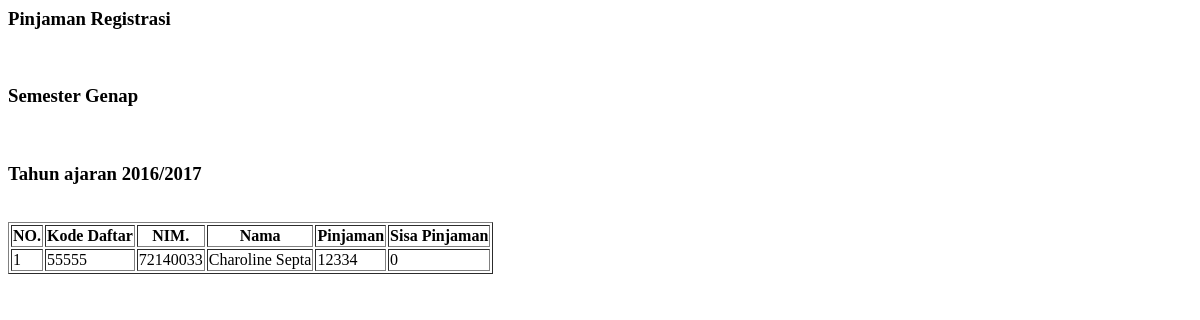
Page /user_admin/data1.php on the earlier database version.
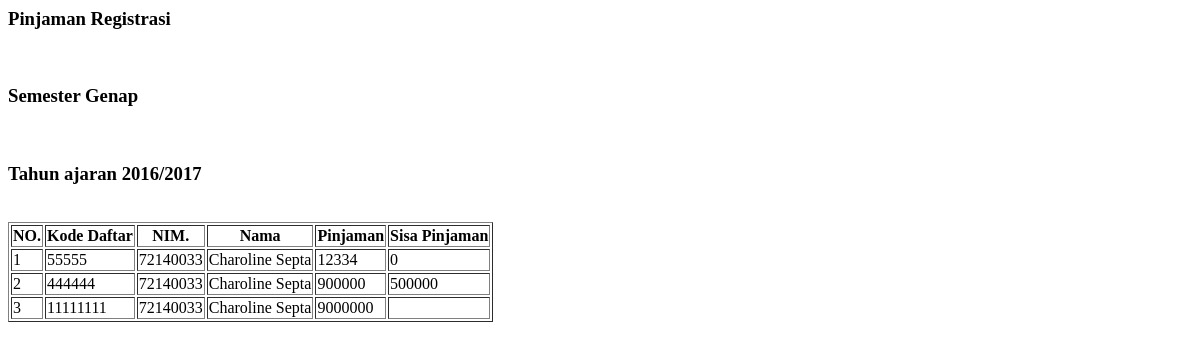
Same page on the later database version.
### tables this page shows
CREATE TABLE `pendaftaran` (
  `kd_daftar` int(8) NOT NULL,
  `nim` char(8) NOT NULL,
  `kd_bsw` char(3) NOT NULL,
  `tgl_daftar` timestamp NOT NULL DEFAULT CURRENT_TIMESTAMP,
  `nominal_pengajuan` int(11) NOT NULL,
  `nominal_disetujui` int(11) DEFAULT NULL,
  `sisa_pinjaman` int(11) DEFAULT NULL
);

CREATE TABLE `mahasiswa` (
  `NIM` char(8) NOT NULL,
  `kd_prodi` char(2) NOT NULL,
  `nama_mhs` varchar(99) NOT NULL,
  `gender` char(1) NOT NULL,
  `tgl_lahir` date NOT NULL,
  `email` varchar(99) NOT NULL,
  `alamat` varchar(999) NOT NULL,
  `kode_pos` char(5) NOT NULL,
  `no_telp` char(12) NOT NULL,
  `total_sks` int(11) NOT NULL
);

### user_admin/data1.php (the view)
<?php
Include("../function/koneksi.php");
?>
<html>
<table border="1">
	<tr>
		<th>NO.</th>
		<th>Kode Daftar</th>
		<th>NIM.</th>
		<th>Nama</th>
		<th>Pinjaman</th>
		<th>Sisa Pinjaman</th>
	</tr>
	<?php
	$query1="SELECT * FROM beasiswa where kd_bsw like 'P%'";
	$sql1 = mysqli_query($koneksi,$query1);
	$data1 = mysqli_fetch_array($sql1);
	echo'
	<h3> '.$data1['nama_bsw'].'</h3> </br>
	<h3>Semester '.$data1['semt'].' </h3> </br>
	<h3>Tahun ajaran '.$data1['thn_ajar'].' </h3> </br>';
	$query="SELECT pendaftaran.kd_daftar, pendaftaran.nim, nama_mhs, pendaftaran.nominal_disetujui, sisa_pinjaman FROM pendaftaran NATURAL JOIN mahasiswa NATURAL JOIN beasiswa WHERE pendaftaran.kd_bsw like 'P%'AND nominal_disetujui is not null and isTampil = 1";
	$sql = mysqli_query($koneksi,$query);
	$no = 1;
	while($data = mysqli_fetch_array($sql)){
		echo '
		<tr>
			<td>'.$no.'</td>
			<td>'.$data['kd_daftar'].'</td>
			<td>'.$data['nim'].'</td>
			<td>'.$data['nama_mhs'].'</td>
			<td>'.$data['nominal_disetujui'].'</td>
      <td>'.$data['sisa_pinjaman'].'</td>
		</tr>
		';
		$no++;
	}
	?>
</table>
</html>

Differences in the rows shown:
now on this page (row edited): pendaftaran: kd_daftar "444444", nim "72140033", nim.nama_mhs "Charoline Septa", nominal_disetujui "900000", sisa_pinjaman "500000"
now on this page (row edited): pendaftaran: kd_daftar "11111111", nim "72140033", nim.nama_mhs "Charoline Septa", nominal_disetujui "9000000"
